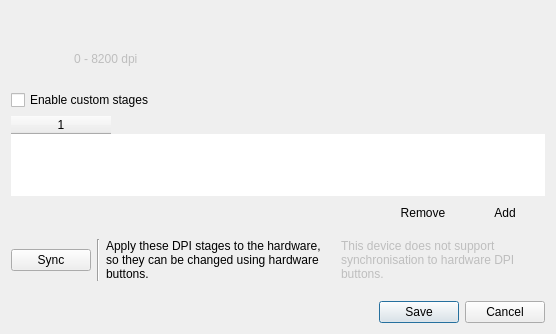
<?xml version="1.0" encoding="UTF-8"?>
<ui version="4.0">
 <class>CustomDPI</class>
 <widget class="QDialog" name="CustomDPI">
  <property name="windowModality">
   <enum>Qt::WindowModal</enum>
  </property>
  <property name="geometry">
   <rect>
    <x>0</x>
    <y>0</y>
    <width>556</width>
    <height>334</height>
   </rect>
  </property>
  <property name="windowTitle">
   <string>Edit DPI Stages</string>
  </property>
  <property name="windowIcon">
   <iconset theme="document-edit">
    <normaloff>.</normaloff>.</iconset>
  </property>
  <property name="modal">
   <bool>true</bool>
  </property>
  <layout class="QVBoxLayout" name="CustomDPILayout">
   <item>
    <widget class="QWidget" name="DeviceInfo" native="true">
     <property name="sizePolicy">
      <sizepolicy hsizetype="Preferred" vsizetype="Minimum">
       <horstretch>0</horstretch>
       <verstretch>0</verstretch>
      </sizepolicy>
     </property>
     <layout class="QHBoxLayout" name="DPIDeviceLayout">
      <property name="leftMargin">
       <number>0</number>
      </property>
      <property name="rightMargin">
       <number>0</number>
      </property>
      <item>
       <widget class="QLabel" name="DeviceIcon">
        <property name="minimumSize">
         <size>
          <width>48</width>
          <height>48</height>
         </size>
        </property>
        <property name="maximumSize">
         <size>
          <width>48</width>
          <height>48</height>
         </size>
        </property>
        <property name="text">
         <string notr="true"/>
        </property>
       </widget>
      </item>
      <item>
       <widget class="QWidget" name="DeviceDetails" native="true">
        <layout class="QVBoxLayout" name="verticalLayout">
         <item>
          <widget class="QLabel" name="DeviceName">
           <property name="sizePolicy">
            <sizepolicy hsizetype="MinimumExpanding" vsizetype="Preferred">
             <horstretch>0</horstretch>
             <verstretch>0</verstretch>
            </sizepolicy>
           </property>
           <property name="font">
            <font>
             <pointsize>11</pointsize>
            </font>
           </property>
           <property name="text">
            <string notr="true">&lt;Device Name&gt;</string>
           </property>
          </widget>
         </item>
         <item>
          <widget class="QLabel" name="DeviceDPIRange">
           <property name="enabled">
            <bool>false</bool>
           </property>
           <property name="text">
            <string>0 - 8200 dpi</string>
           </property>
          </widget>
         </item>
        </layout>
       </widget>
      </item>
     </layout>
    </widget>
   </item>
   <item>
    <widget class="QCheckBox" name="StagesEnabled">
     <property name="text">
      <string>Enable custom stages</string>
     </property>
    </widget>
   </item>
   <item>
    <widget class="QTableWidget" name="StagesTable">
     <property name="sizePolicy">
      <sizepolicy hsizetype="Expanding" vsizetype="Minimum">
       <horstretch>0</horstretch>
       <verstretch>0</verstretch>
      </sizepolicy>
     </property>
     <property name="maximumSize">
      <size>
       <width>16777215</width>
       <height>80</height>
      </size>
     </property>
     <property name="baseSize">
      <size>
       <width>0</width>
       <height>64</height>
      </size>
     </property>
     <property name="toolTip">
      <string extracomment="Tooltip when hovering over DPI stage input">Enter a DPI number or comma separated X,Y numbers</string>
     </property>
     <property name="frameShape">
      <enum>QFrame::NoFrame</enum>
     </property>
     <property name="frameShadow">
      <enum>QFrame::Plain</enum>
     </property>
     <property name="lineWidth">
      <number>0</number>
     </property>
     <property name="verticalScrollBarPolicy">
      <enum>Qt::ScrollBarAlwaysOff</enum>
     </property>
     <property name="tabKeyNavigation">
      <bool>false</bool>
     </property>
     <property name="dragEnabled">
      <bool>true</bool>
     </property>
     <property name="dragDropOverwriteMode">
      <bool>false</bool>
     </property>
     <property name="dragDropMode">
      <enum>QAbstractItemView::InternalMove</enum>
     </property>
     <property name="selectionMode">
      <enum>QAbstractItemView::SingleSelection</enum>
     </property>
     <property name="gridStyle">
      <enum>Qt::NoPen</enum>
     </property>
     <property name="cornerButtonEnabled">
      <bool>false</bool>
     </property>
     <attribute name="verticalHeaderVisible">
      <bool>false</bool>
     </attribute>
     <row>
      <property name="text">
       <string>Value</string>
      </property>
     </row>
     <column>
      <property name="text">
       <string notr="true">1</string>
      </property>
     </column>
    </widget>
   </item>
   <item>
    <widget class="QWidget" name="StageButtons" native="true">
     <layout class="QHBoxLayout" name="horizontalLayout">
      <property name="spacing">
       <number>2</number>
      </property>
      <property name="leftMargin">
       <number>0</number>
      </property>
      <property name="topMargin">
       <number>0</number>
      </property>
      <property name="rightMargin">
       <number>0</number>
      </property>
      <property name="bottomMargin">
       <number>0</number>
      </property>
      <item>
       <spacer name="horizontalSpacer">
        <property name="orientation">
         <enum>Qt::Horizontal</enum>
        </property>
        <property name="sizeHint" stdset="0">
         <size>
          <width>40</width>
          <height>20</height>
         </size>
        </property>
       </spacer>
      </item>
      <item>
       <widget class="QPushButton" name="StageDel">
        <property name="toolTip">
         <string>Remove last DPI stage</string>
        </property>
        <property name="text">
         <string>Remove</string>
        </property>
        <property name="icon">
         <iconset theme="list-remove">
          <normaloff>.</normaloff>.</iconset>
        </property>
        <property name="flat">
         <bool>true</bool>
        </property>
       </widget>
      </item>
      <item>
       <widget class="QPushButton" name="StageAdd">
        <property name="toolTip">
         <string>Add DPI stage</string>
        </property>
        <property name="text">
         <string>Add</string>
        </property>
        <property name="icon">
         <iconset theme="list-add">
          <normaloff>.</normaloff>.</iconset>
        </property>
        <property name="flat">
         <bool>true</bool>
        </property>
       </widget>
      </item>
     </layout>
    </widget>
   </item>
   <item>
    <widget class="QWidget" name="SyncDPI" native="true">
     <layout class="QHBoxLayout" name="horizontalLayout_2">
      <property name="leftMargin">
       <number>0</number>
      </property>
      <property name="rightMargin">
       <number>0</number>
      </property>
      <item>
       <widget class="QPushButton" name="SyncNow">
        <property name="text">
         <string>Sync</string>
        </property>
        <property name="icon">
         <iconset theme="view-refresh">
          <normaloff>.</normaloff>.</iconset>
        </property>
       </widget>
      </item>
      <item>
       <widget class="Line" name="SyncSeparator">
        <property name="orientation">
         <enum>Qt::Vertical</enum>
        </property>
       </widget>
      </item>
      <item>
       <widget class="QLabel" name="SyncPossible">
        <property name="sizePolicy">
         <sizepolicy hsizetype="Expanding" vsizetype="Preferred">
          <horstretch>0</horstretch>
          <verstretch>0</verstretch>
         </sizepolicy>
        </property>
        <property name="text">
         <string>Apply these DPI stages to the hardware, so they can be changed using hardware buttons.</string>
        </property>
        <property name="wordWrap">
         <bool>true</bool>
        </property>
       </widget>
      </item>
      <item>
       <widget class="QLabel" name="SyncImpossible">
        <property name="enabled">
         <bool>false</bool>
        </property>
        <property name="sizePolicy">
         <sizepolicy hsizetype="Expanding" vsizetype="Preferred">
          <horstretch>0</horstretch>
          <verstretch>0</verstretch>
         </sizepolicy>
        </property>
        <property name="text">
         <string>This device does not support synchronisation to hardware DPI buttons.</string>
        </property>
        <property name="wordWrap">
         <bool>true</bool>
        </property>
       </widget>
      </item>
     </layout>
    </widget>
   </item>
   <item>
    <spacer name="verticalSpacer">
     <property name="orientation">
      <enum>Qt::Vertical</enum>
     </property>
     <property name="sizeHint" stdset="0">
      <size>
       <width>20</width>
       <height>40</height>
      </size>
     </property>
    </spacer>
   </item>
   <item>
    <widget class="QDialogButtonBox" name="buttonBox">
     <property name="orientation">
      <enum>Qt::Horizontal</enum>
     </property>
     <property name="standardButtons">
      <set>QDialogButtonBox::Cancel|QDialogButtonBox::Save</set>
     </property>
    </widget>
   </item>
  </layout>
 </widget>
 <resources/>
 <connections>
  <connection>
   <sender>buttonBox</sender>
   <signal>accepted()</signal>
   <receiver>CustomDPI</receiver>
   <slot>accept()</slot>
   <hints>
    <hint type="sourcelabel">
     <x>248</x>
     <y>254</y>
    </hint>
    <hint type="destinationlabel">
     <x>157</x>
     <y>274</y>
    </hint>
   </hints>
  </connection>
  <connection>
   <sender>buttonBox</sender>
   <signal>rejected()</signal>
   <receiver>CustomDPI</receiver>
   <slot>reject()</slot>
   <hints>
    <hint type="sourcelabel">
     <x>316</x>
     <y>260</y>
    </hint>
    <hint type="destinationlabel">
     <x>286</x>
     <y>274</y>
    </hint>
   </hints>
  </connection>
 </connections>
</ui>
